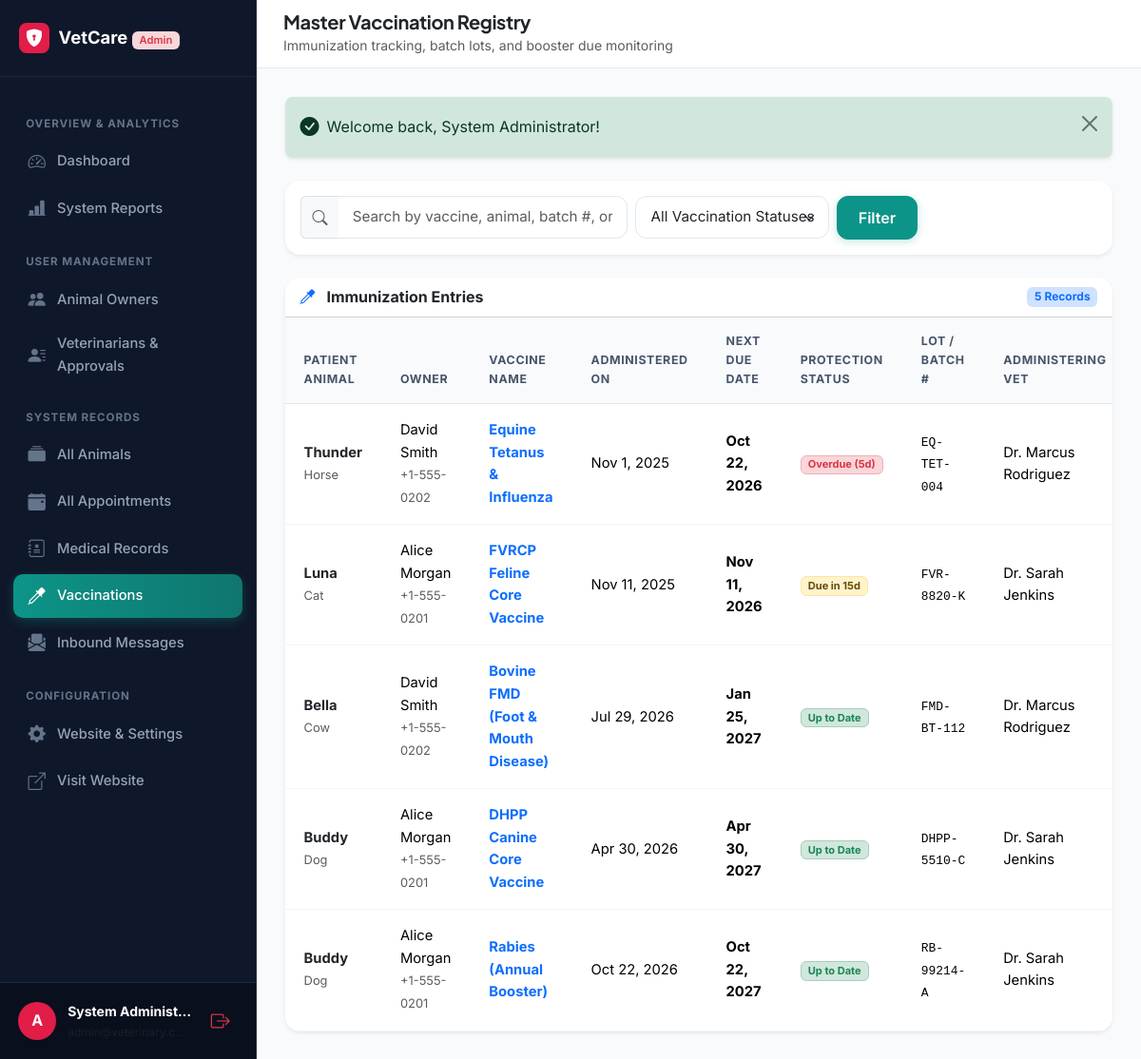
/admin/vaccinations.php (signed in), run on the app's committed database.
### tables this page shows
CREATE TABLE `vaccinations` (
  `id` INT AUTO_INCREMENT PRIMARY KEY,
  `animal_id` INT NOT NULL,
  `veterinarian_id` INT NOT NULL,
  `vaccine_name` VARCHAR(150) NOT NULL,
  `vaccination_date` DATE NOT NULL,
  `next_due_date` DATE NULL,
  `batch_number` VARCHAR(100) NULL,
  `notes` TEXT NULL,
  `created_at` TIMESTAMP DEFAULT CURRENT_TIMESTAMP,
  CONSTRAINT `fk_vac_animal` FOREIGN KEY (`animal_id`) REFERENCES `animals` (`id`) ON DELETE CASCADE,
  CONSTRAINT `fk_vac_vet` FOREIGN KEY (`veterinarian_id`) REFERENCES `users` (`id`) ON DELETE CASCADE,
  INDEX `idx_vac_animal` (`animal_id`),
  INDEX `idx_vac_due_date` (`next_due_date`)
);

CREATE TABLE `animals` (
  `id` INT AUTO_INCREMENT PRIMARY KEY,
  `owner_id` INT NOT NULL,
  `animal_name` VARCHAR(100) NOT NULL,
  `species` VARCHAR(50) NOT NULL,
  `breed` VARCHAR(100) NULL,
  `gender` ENUM('male', 'female', 'unknown') NOT NULL DEFAULT 'unknown',
  `date_of_birth` DATE NULL,
  `age_years` INT NULL,
  `weight` DECIMAL(6,2) NULL,
  `color` VARCHAR(50) NULL,
  `identification_number` VARCHAR(100) NULL,
  `photo_path` VARCHAR(255) NULL,
  `allergies` TEXT NULL,
  `notes` TEXT NULL,
  `created_at` TIMESTAMP DEFAULT CURRENT_TIMESTAMP,
  `updated_at` TIMESTAMP DEFAULT CURRENT_TIMESTAMP ON UPDATE CURRENT_TIMESTAMP,
  CONSTRAINT `fk_animal_owner` FOREIGN KEY (`owner_id`) REFERENCES `users` (`id`) ON DELETE CASCADE,
  INDEX `idx_animal_species` (`species`),
  INDEX `idx_animal_owner` (`owner_id`)
);

CREATE TABLE `users` (
  `id` INT AUTO_INCREMENT PRIMARY KEY,
  `full_name` VARCHAR(100) NOT NULL,
  `email` VARCHAR(150) NOT NULL UNIQUE,
  `phone` VARCHAR(30) NOT NULL,
  `password_hash` VARCHAR(255) NOT NULL,
  `role` ENUM('owner', 'veterinarian', 'admin') NOT NULL,
  `account_status` ENUM('active', 'inactive', 'suspended', 'pending') NOT NULL DEFAULT 'active',
  `created_at` TIMESTAMP DEFAULT CURRENT_TIMESTAMP,
  `updated_at` TIMESTAMP DEFAULT CURRENT_TIMESTAMP ON UPDATE CURRENT_TIMESTAMP,
  INDEX `idx_role` (`role`),
  INDEX `idx_status` (`account_status`)
);

### includes/functions.php (called while the page is built, shortened)
<?php
function e($value): string {
    return htmlspecialchars((string)($value ?? ''), ENT_QUOTES, 'UTF-8');
}
function url(string $path = ''): string {
    $path = ltrim($path, '/');
    return rtrim(BASE_URL, '/') . ($path !== '' ? '/' . $path : '');
}
function format_date(?string $date, string $format = 'M j, Y'): string {
    $timestamp = strtotime($date);
    return $timestamp ? date($format, $timestamp) : '—';
}

### admin/vaccinations.php (the view, shortened to what this page needs)
<?php
require_once __DIR__ . '/../includes/init.php';
$search = trim($_GET['search'] ?? '');
$sql = "
    SELECT v.*,
           a.animal_name, a.species, a.breed,
           ow.full_name AS owner_name, ow.phone AS owner_phone,
           doc.full_name AS vet_name,
           DATEDIFF(v.next_due_date, CURDATE()) AS days_left
    FROM vaccinations v
    JOIN animals a ON a.id = v.animal_id
    JOIN users ow ON ow.id = a.owner_id
    JOIN users doc ON doc.id = v.veterinarian_id
    WHERE 1=1
";
$params = [];
$sql .= " ORDER BY v.next_due_date ASC, v.vaccination_date DESC";
$stmt = $pdo->prepare($sql);
$stmt->execute($params);
$vaccinations = $stmt->fetchAll();
require_once __DIR__ . '/../includes/header.php';
?>
<div class="dashboard-layout">
    <?php require_once __DIR__ . '/../includes/admin_sidebar.php'; ?>
    <main class="dashboard-main">
        <header class="dashboard-topbar">
            <div class="d-flex align-items-center gap-3">
                <div>
                    <h5 class="fw-bold mb-0 text-dark">Master Vaccination Registry</h5>
                    <small class="text-muted">Immunization tracking, batch lots, and booster due monitoring</small>
                </div>
            </div>
        </header>
        <div class="dashboard-content-body">
            <?php require_once __DIR__ . '/../includes/alerts.php'; ?>
            <div class="card border-0 shadow-sm rounded-4 p-3 mb-4 bg-white">
                <form method="GET" action="<?= url('admin/vaccinations.php') ?>" class="row g-2 align-items-center">
                    <div class="col-md-5">
                        <div class="input-group">
                            <span class="input-group-text bg-light border-end-0"><i class="bi bi-search text-muted"></i></span>
                            <input type="text" class="form-control border-start-0" name="search" value="<?= e($search) ?>" placeholder="Search by vaccine, animal, batch #, or owner...">
                        </div>
                    </div>
                    <div class="col-md-3">
                        <select class="form-select" name="status" onchange="this.form.submit()">
                            <option value="">All Vaccination Statuses</option>
                        </select>
                    </div>
                    <div class="col-auto">
                        <button type="submit" class="btn btn-primary">Filter</button>
                    </div>
                </form>
            </div>
            <div class="card border-0 shadow-sm rounded-4 bg-white overflow-hidden">
                <div class="card-header bg-white d-flex justify-content-between align-items-center">
                    <span class="fw-bold"><i class="bi bi-eyedropper text-primary me-2"></i> Immunization Entries</span>
                    <span class="badge bg-primary-subtle text-primary"><?= count($vaccinations) ?> Records</span>
                </div>
                <?php if (empty($vaccinations)): ?>
                    <div class="empty-state-box">
                        <div class="empty-state-icon"><i class="bi bi-eyedropper"></i></div>
                        <h5 class="fw-bold">No Vaccination Records Found</h5>
                        <p class="text-muted small">No entries match the filter criteria.</p>
                    </div>
                <?php else: ?>
                    <div class="table-responsive">
                        <table class="table custom-table">
                            <thead>
                                <tr>
                                    <th>Patient Animal</th>
                                    <th>Owner</th>
                                    <th>Vaccine Name</th>
                                    <th>Administered On</th>
                                    <th>Next Due Date</th>
                                    <th>Protection Status</th>
                                    <th>Lot / Batch #</th>
                                    <th>Administering Vet</th>
                                </tr>
                            </thead>
                            <tbody>
                                <?php foreach ($vaccinations as $v):
                                    $days = (int)$v['days_left'];
                                    $isOverdue = $v['next_due_date'] && $days < 0;
                                ?>
                                    <tr>
                                        <td>
                                            <div class="fw-bold text-dark"><?= e($v['animal_name']) ?></div>
                                            <small class="text-muted"><?= e($v['species']) ?></small>
                                        </td>
                                        <td>
                                            <div><?= e($v['owner_name']) ?></div>
                                            <small class="text-muted"><?= e($v['owner_phone']) ?></small>
                                        </td>
                                        <td>
                                            <div class="fw-bold text-primary"><?= e($v['vaccine_name']) ?></div>
                                        </td>
                                        <td><?= format_date($v['vaccination_date']) ?></td>
                                        <td><strong><?= format_date($v['next_due_date']) ?></strong></td>
                                        <td>
                                            <?php if (empty($v['next_due_date'])): ?>
                                                <span class="badge bg-light text-muted border">Completed</span>
                                            <?php elseif ($isOverdue): ?>
                                                <span class="badge bg-danger-subtle text-danger border border-danger-subtle">
                                                    Overdue (<?= abs($days) ?>d)
                                                </span>
                                            <?php elseif ($days <= 30): ?>
                                                <span class="badge bg-warning-subtle text-warning-emphasis border border-warning-subtle">
                                                    Due in <?= $days ?>d
                                                </span>
                                            <?php else: ?>
                                                <span class="badge bg-success-subtle text-success border border-success-subtle">
                                                    Up to Date
                                                </span>
                                            <?php endif; ?>
                                        </td>
                                        <td><span class="font-monospace small"><?= e($v['batch_number'] ?: '—') ?></span></td>
                                        <td><?= e($v['vet_name']) ?></td>
                                    </tr>
                                <?php endforeach; ?>
                            </tbody>
                        </table>
                    </div>
                <?php endif; ?>
            </div>
        </div>
    </main>
</div>
<?php require_once __DIR__ . '/../includes/footer.php'; ?>

### assets/css/style.css (style rules this page uses)
:root { --primary: #0d9488; --primary-dark: #0f766e; --primary-light: #ccfbf1; --primary-subtle: #f0fdfa; --secondary: #0284c7; --accent: #10b981; --dark: #0f172a; --dark-muted: #475569; --light-bg: #f8fafc; --card-bg: #ffffff; --border-color: #e2e8f0; --border-focus: #0d9488; --font-heading: 'Plus Jakarta Sans', -apple-system, BlinkMacSystemFont, 'Segoe UI', Roboto, sans-serif; --font-body: 'Inter', -apple-system, BlinkMacSystemFont, 'Segoe UI', Roboto, sans-serif; --radius-sm: 8px; --radius-md: 12px; --radius-lg: 18px; --radius-pill: 9999px; --shadow-sm: 0 1px 3px rgba(15, 23, 42, 0.05); --shadow-md: 0 4px 18px -2px rgba(15, 23, 42, 0.06), 0 2px 6px -1px rgba(15, 23, 42, 0.03); --shadow-lg: 0 12px 30px -4px rgba(13, 148, 136, 0.12), 0 4px 12px -2px rgba(15, 23, 42, 0.04); }
body { font-family: var(--font-body); color: var(--dark); background-color: var(--light-bg); line-height: 1.6; overflow-x: hidden; }
h1, h2, h3, h4, h5, h6 { font-family: var(--font-heading); color: var(--dark); font-weight: 700; letter-spacing: -0.02em; }
.btn-primary { background-color: var(--primary); border-color: var(--primary); color: #ffffff; font-weight: 600; padding: 0.625rem 1.35rem; border-radius: var(--radius-md); box-shadow: 0 2px 8px rgba(13, 148, 136, 0.25); transition: all 0.25s ease; }
.form-control, .form-select { border-radius: var(--radius-md); border: 1px solid var(--border-color); padding: 0.65rem 0.95rem; font-size: 0.95rem; transition: border-color 0.2s, box-shadow 0.2s; }

### assets/css/dashboard.css (style rules this page uses)
.dashboard-layout { display: flex; min-height: 100vh; background-color: #f8fafc; }
.dashboard-main { flex-grow: 1; display: flex; flex-direction: column; min-width: 0; }
.dashboard-topbar { height: 72px; background: #ffffff; border-bottom: 1px solid var(--border-color); padding: 0 1.75rem; display: flex; align-items: center; justify-content: space-between; position: sticky; top: 0; z-index: 1020; }
.dashboard-content-body { padding: 1.85rem; flex-grow: 1; }
.custom-table { margin-bottom: 0; }
.custom-table th { background-color: #f8fafc; color: #475569; font-size: 0.775rem; text-transform: uppercase; letter-spacing: 0.05em; font-weight: 700; padding: 0.95rem 1.25rem; border-bottom: 1px solid var(--border-color); }
.custom-table td { padding: 1rem 1.25rem; vertical-align: middle; border-bottom: 1px solid #f1f5f9; font-size: 0.92rem; }

### data on the page
vaccinations: animal.animal_name "Thunder", animal.species "Horse", users.full_name "David Smith", users.phone "+1-555-0202", vaccine_name "Equine Tetanus & Influenza", vaccination_date "Nov 1, 2025", next_due_date "Oct 22, 2026", days "5", batch_number "EQ-TET-004", veterinarian.full_name "Dr. Marcus Rodriguez"
vaccinations: animal.animal_name "Luna", animal.species "Cat", users.full_name "Alice Morgan", users.phone "+1-555-0201", vaccine_name "FVRCP Feline Core Vaccine", vaccination_date "Nov 11, 2025", next_due_date "Nov 11, 2026", days "15", batch_number "FVR-8820-K", veterinarian.full_name "Dr. Sarah Jenkins"
vaccinations: animal.animal_name "Bella", animal.species "Cow", users.full_name "David Smith", users.phone "+1-555-0202", vaccine_name "Bovine FMD (Foot & Mouth Disease)", vaccination_date "Jul 29, 2026", next_due_date "Jan 25, 2027", shows "Up to Date", batch_number "FMD-BT-112", veterinarian.full_name "Dr. Marcus Rodriguez"
vaccinations: animal.animal_name "Buddy", animal.species "Dog", users.full_name "Alice Morgan", users.phone "+1-555-0201", vaccine_name "DHPP Canine Core Vaccine", vaccination_date "Apr 30, 2026", next_due_date "Apr 30, 2027", shows "Up to Date", batch_number "DHPP-5510-C", veterinarian.full_name "Dr. Sarah Jenkins"
vaccinations: animal.animal_name "Buddy", animal.species "Dog", users.full_name "Alice Morgan", users.phone "+1-555-0201", vaccine_name "Rabies (Annual Booster)", vaccination_date "Oct 22, 2026", next_due_date "Oct 22, 2027", shows "Up to Date", batch_number "RB-99214-A", veterinarian.full_name "Dr. Sarah Jenkins"

### other printed values
$user['full_name'] "System Administ…"
$flash['message'] "Welcome back, System Administrator!"
count($vaccinations) "5"
